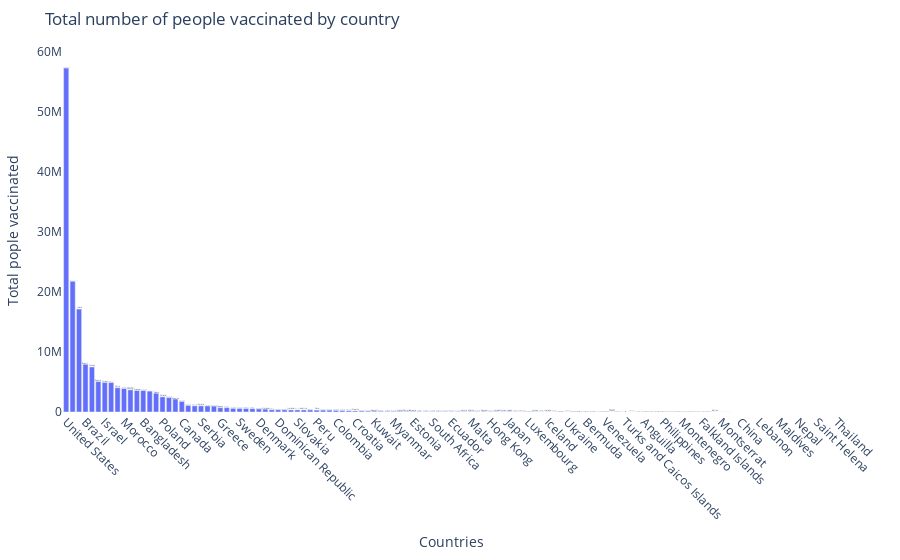

Notebook code cell kept with this figure:
### Code cell
sorted_vaccine_country = vaccine_country.sort_values('People vaccinated', ascending=False)
trace = go.Bar(x=sorted_vaccine_country['Country'],
               y = sorted_vaccine_country['People vaccinated'],
               name = 'Total number of people vaccinated by country',
               text = sorted_vaccine_country['Country'],
               )

data = [trace]
layout = dict(title = 'Total number of people vaccinated by country', xaxis = dict(tickangle=45,
                                                              showticklabels=True,
                                                              title = 'Countries'),
             yaxis = dict(title = 'Total pople vaccinated'),
             plot_bgcolor='rgba(0,0,0,0)',
             height = 600,
             margin=dict(l=60, r=60, t=50, b=50)            
             )
fig = go.Figure(data = data,layout = layout
              )
iplot(fig)

### Figure 1 — Plotly figure (JSON) as saved in the notebook; plotly's stock layout.template omitted (floating-point values rounded to 4 significant figures)
{"data": [{"name": "Total number of people vaccinated by country", "text": ["United States", "United Kingdom", "India", "Brazil", "Turkey", "Russia", "Israel", "Germany", "Chile", "Morocco", "Italy", "France", "Bangladesh", "United Arab Emirates", "Spain", "Poland", "Indonesia", "Mexico", "Canada", "Romania", "Argentina", "Serbia", "Netherlands", "Hungary", "Greece", "Portugal", "Belgium", "Sweden", "Switzerland", "Czechia", "Denmark", "Finland", "Norway", "Dominican Republic", "Singapore", "Ireland", "Slovakia", "Austria", "Azerbaijan", "Peru", "South Korea", "Bahrain", "Colombia", "Bulgaria", "Lithuania", "Croatia", "Rwanda", "Slovenia", "Kuwait", "Malaysia", "Costa Rica", "Myanmar", "Qatar", "Bolivia", "Estonia", "Australia", "Pakistan", "South Africa", "Uruguay", "Cambodia", "Ecuador", "Senegal", "Latvia", "Malta", "Seychelles", "Cyprus", "Hong Kong", "Jordan", "Oman", "Japan", "Barbados", "Zimbabwe", "Luxembourg", "Jersey", "Gibraltar", "Iceland", "Belarus", "Kazakhstan", "Ukraine", "El Salvador", "Isle of Man", "Bermuda", "Guernsey", "Cayman Islands", "Venezuela", "Iran", "New Zealand", "Turks and Caicos Islands", "Albania", "Faeroe Islands", "Anguilla", "Greenland", "Mauritius", "Philippines", "Honduras", "Andorra", "Montenegro", "San Marino", "Guyana", "Falkland Islands", "Paraguay", "Belize", "Montserrat", "Trinidad and Tobago", "Algeria", "China", "Egypt", "Guatemala", "Lebanon", "Liechtenstein", "Macao", "Maldives", "Monaco", "Mongolia", "Nepal", "Northern Cyprus", "Panama", "Saint Helena", "Saudi Arabia", "Sri Lanka", "Thailand"], "type": "bar", "x": ["United States", "United Kingdom", "India", "Brazil", "Turkey", "Russia", "Israel", "Germany", "Chile", "Morocco", "Italy", "France", "Bangladesh", "United Arab Emirates", "Spain", "Poland", "Indonesia", "Mexico", "Canada", "Romania", "Argentina", "Serbia", "Netherlands", "Hungary", "Greece", "Portugal", "Belgium", "Sweden", "Switzerland", "Czechia", "Denmark", "Finland", "Norway", "Dominican Republic", "Singapore", "Ireland", "Slovakia", "Austria", "Azerbaijan", "Peru", "South Korea", "Bahrain", "Colombia", "Bulgaria", "Lithuania", "Croatia", "Rwanda", "Slovenia", "Kuwait", "Malaysia", "Costa Rica", "Myanmar", "Qatar", "Bolivia", "Estonia", "Australia", "Pakistan", "South Africa", "Uruguay", "Cambodia", "Ecuador", "Senegal", "Latvia", "Malta", "Seychelles", "Cyprus", "Hong Kong", "Jordan", "Oman", "Japan", "Barbados", "Zimbabwe", "Luxembourg", "Jersey", "Gibraltar", "Iceland", "Belarus", "Kazakhstan", "Ukraine", "El Salvador", "Isle of Man", "Bermuda", "Guernsey", "Cayman Islands", "Venezuela", "Iran", "New Zealand", "Turks and Caicos Islands", "Albania", "Faeroe Islands", "Anguilla", "Greenland", "Mauritius", "Philippines", "Honduras", "Andorra", "Montenegro", "San Marino", "Guyana", "Falkland Islands", "Paraguay", "Belize", "Montserrat", "Trinidad and Tobago", "Algeria", "China", "Egypt", "Guatemala", "Lebanon", "Liechtenstein", "Macao", "Maldives", "Monaco", "Mongolia", "Nepal", "Northern Cyprus", "Panama", "Saint Helena", "Saudi Arabia", "Sri Lanka", "Thailand"], "y": [57358849, 21796278, 17168303, 7958939, 7509923, 5082127, 4929084, 4915868, 4047653, 3913615, 3687667, 3581812, 3581169, 3480415, 3129092, 2526389, 2413615, 2162358, 1765405, 1096911, 1030504, 1029963, 1004757, 981401, 725388, 724202, 604595, 597424, 582436, 556888, 512731, 480647, 377566, 375265, 350000, 346256, 343480, 339470, 337315, 317289, 314656, 307145, 270411, 237067, 210078, 182000, 158898, 142785, 137000, 112914, 103695, 103142, 100000, 96397, 92270, 76073, 72882, 70527, 70408, 66847, 64920, 64117, 64048, 61096, 57095, 53617, 51800, 50000, 48641, 46469, 46442, 32014, 30723, 30191, 27145, 27041, 20944, 20157, 17037, 16000, 15824, 15294, 13950, 12710, 12194, 10000, 9431, 6433, 6073, 4251, 3929, 3927, 3843, 2793, 2684, 2526, 2250, 1880, 1852, 1732, 1000, 996, 652, 440, null, null, null, null, null, null, null, null, null, null, null, null, null, null, null, null, null]}], "layout": {"margin": {"b": 50, "l": 60, "r": 60, "t": 50}, "plot_bgcolor": "rgba(0, 0, 0, 0)", "title": {"text": "Total number of people vaccinated by country"}, "xaxis": {"showticklabels": true, "tickangle": 45, "title": {"text": "Countries"}, "type": "category", "range": [-0.5, 120.5], "autorange": true}, "yaxis": {"title": {"text": "Total pople vaccinated"}, "type": "linear", "range": [0, 60380000.0], "autorange": true}, "autosize": true}}
